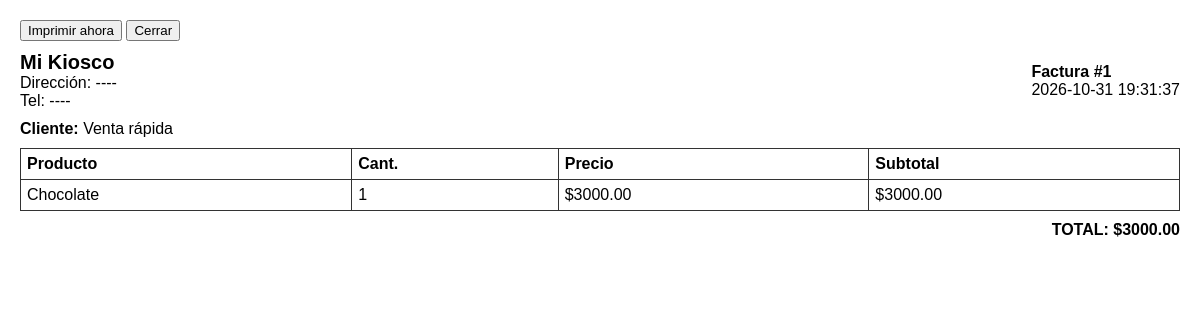
The page /dashboard/factura/1/print (signed in) on the database its author committed.
### tables this page shows
CREATE TABLE facturas (
                id_factura INTEGER PRIMARY KEY AUTOINCREMENT,
                id_cliente INTEGER,
                fecha TEXT,
                total REAL DEFAULT 0,
                id_usuario INTEGER NOT NULL
            );

CREATE TABLE detalle_factura (
                id_detalle INTEGER PRIMARY KEY AUTOINCREMENT,
                id_factura INTEGER NOT NULL,
                id_producto INTEGER NOT NULL,
                cantidad INTEGER NOT NULL,
                precio_unitario REAL,
                subtotal REAL,
                metodo_pago TEXT,
                id_usuario INTEGER NOT NULL
            );

CREATE TABLE productos (
                id_producto INTEGER PRIMARY KEY AUTOINCREMENT,
                descripcion TEXT NOT NULL,
                precio REAL,
                stock INTEGER DEFAULT 0,
                precio_costo REAL,
                margen_ganancia REAL,
                codigo_barras TEXT,
                id_usuario INTEGER NOT NULL
            );

### app.py (the view)
@app.route('/dashboard/factura/<int:id>/print')
def print_factura(id):
    if "user" not in session:
        flash("Debes iniciar sesión para acceder.", "warning")
        return redirect(url_for("login"))
    user_id = get_current_user_id()
    tipo = request.args.get('type', 'invoice')
    try:
        copies = int(request.args.get('copies', 1))
    except:
        copies = 1
    conn = get_db_connection()
    factura = conn.execute("""SELECT f.id_factura, f.fecha, f.total, c.nombre
                              FROM facturas f
                              LEFT JOIN clientes c ON f.id_cliente = c.id_cliente AND c.id_usuario = ?
                              WHERE f.id_factura = ? AND f.id_usuario = ?""", (user_id, id, user_id)).fetchone()
    detalles = conn.execute("""SELECT d.cantidad, d.precio_unitario, d.subtotal, p.descripcion, d.metodo_pago
                               FROM detalle_factura d
                               JOIN productos p ON d.id_producto = p.id_producto AND p.id_usuario = ?
                               WHERE d.id_factura = ? AND d.id_usuario = ?""", (user_id, id, user_id)).fetchall()
    conn.close()
    if not factura:
        flash('Factura no encontrada', 'danger')
        return redirect(url_for('listado_facturas'))
    return render_template('print_factura.html', factura=factura, detalles=detalles, tipo=tipo, copies=copies)

### app.py (called while the page is built, shortened)
def get_db_connection():
    conn = sqlite3.connect(DB_PATH)
    conn.row_factory = sqlite3.Row
    return conn

def get_current_user_id():
    user_id = session.get("user_id")
    if user_id is not None:
        return user_id

### templates/print_factura.html (shortened to what this page needs)
<!DOCTYPE html>
<html>
<head>
</head>
<body class="{{ 'invoice' if tipo == 'invoice' else 'receipt' }}">
<div class="no-print" style="margin-bottom:10px;">
    <button onclick="window.print()">Imprimir ahora</button>
    <button onclick="window.close()">Cerrar</button>
</div>
{% if tipo == 'invoice' %}
<div class="invoice">
    <div class="header">
        <div>
            <h1>Mi Kiosco</h1>
            <div>Dirección: ----</div>
            <div>Tel: ----</div>
        </div>
        <div>
            <strong>Factura #{{ factura.id_factura }}</strong>
            <div>{{ factura.fecha }}</div>
        </div>
    </div>
    <div style="margin-top:10px;">
        <strong>Cliente:</strong> {{ factura.cliente if factura.cliente else 'Venta rápida' }}
    </div>
    <table>
        <thead>
            <tr>
                <th>Producto</th>
                <th>Cant.</th>
                <th>Precio</th>
                <th>Subtotal</th>
            </tr>
        </thead>
        <tbody>
            {% for d in detalles %}
            <tr>
                <td>{{ d.descripcion }}</td>
                <td>{{ d.cantidad }}</td>
                <td>${{ "%.2f"|format(d.precio_unitario) }}</td>
                <td>${{ "%.2f"|format(d.subtotal) }}</td>
            </tr>
            {% endfor %}
        </tbody>
    </table>
    <div class="total">TOTAL: ${{ "%.2f"|format(factura.total) }}</div>
</div>
{% endif %}
</body>
</html>

### templates/print_factura.html (style rules this page uses)
body.invoice { font-family: Arial, sans-serif; margin: 20px; }
.invoice .header { display: flex; justify-content: space-between; align-items: center; }
.invoice h1 { margin: 0; font-size: 20px; }
.invoice table { width: 100%; border-collapse: collapse; margin-top: 10px; }
.invoice th, .invoice td { border: 1px solid #333; padding: 6px; text-align: left; }
.invoice .total { text-align: right; font-weight: bold; margin-top: 10px; }

### rows shown on the page
facturas: id_factura "1", fecha "2026-10-31 19:31:37", total "3000.00"
detalle_factura: descripcion "Chocolate", cantidad "1", precio_unitario "3000.00", subtotal "3000.00"

### other values the page prints
{{ factura.cliente if factura.cliente else 'Venta rápida' }} "Venta rápida"
